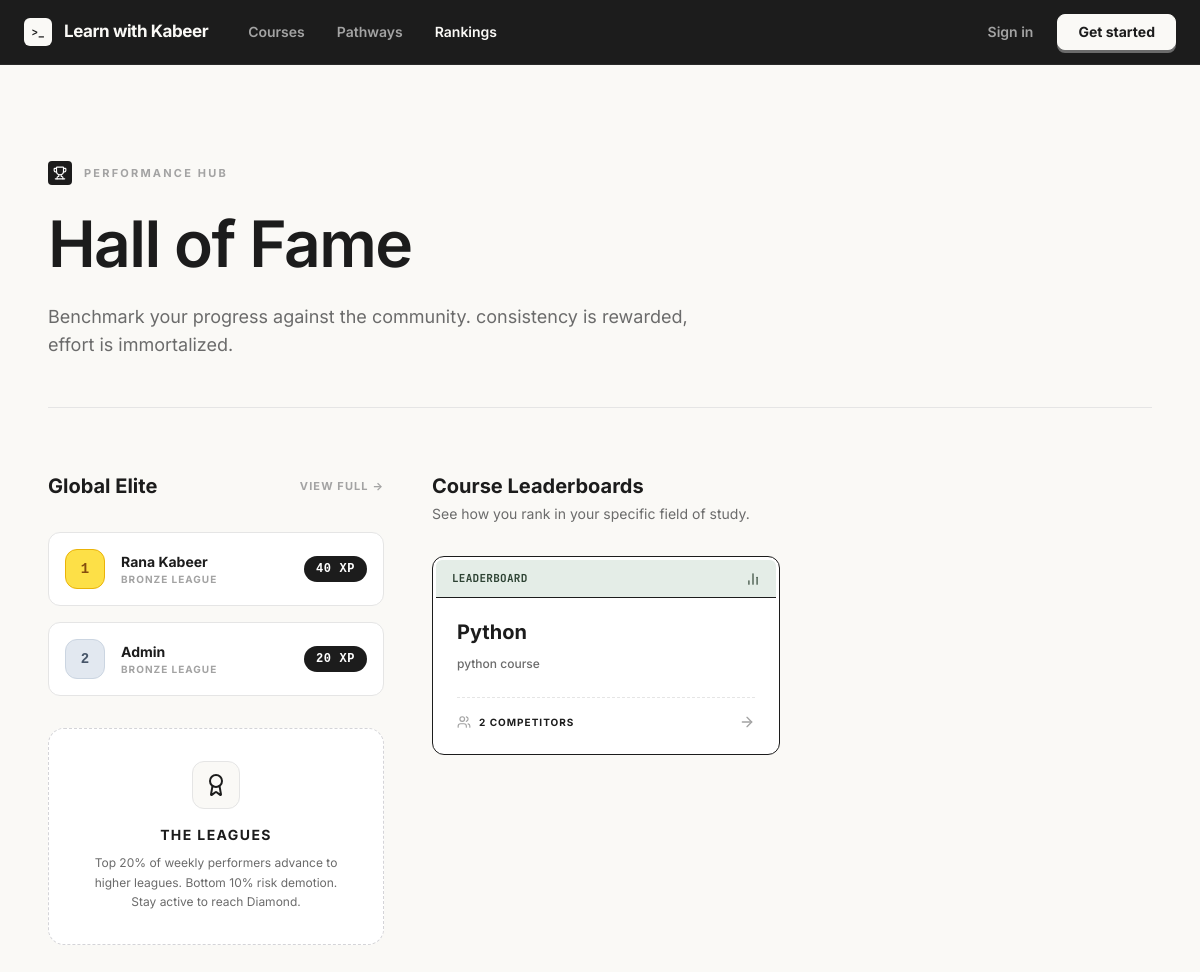
Before: /rankings with the older database file.
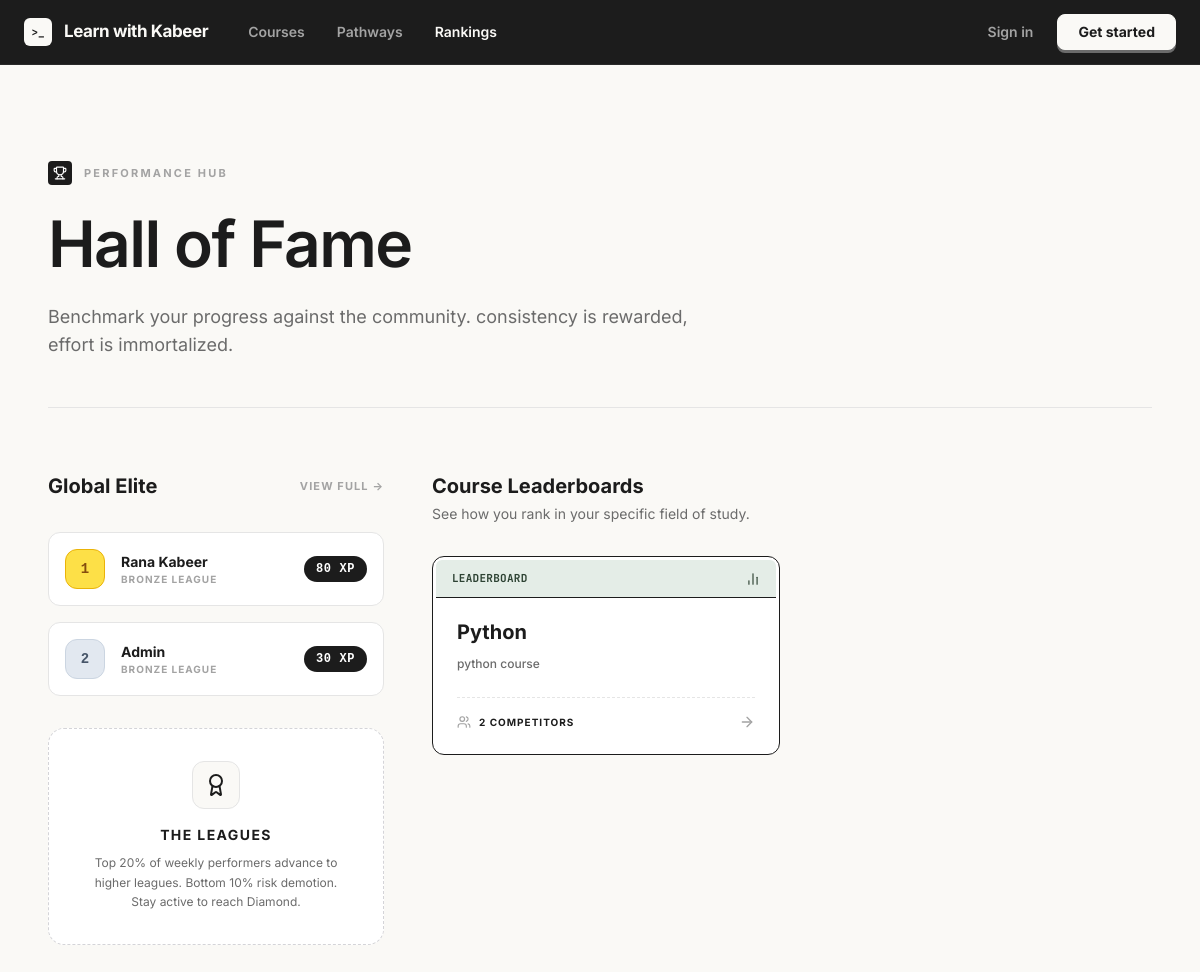
After: the same page with the newer database file.
### tables this page shows
CREATE TABLE users (
            id INTEGER PRIMARY KEY AUTOINCREMENT,
            name TEXT NOT NULL,
            email TEXT NOT NULL UNIQUE,
            password_hash TEXT NOT NULL,
            is_admin INTEGER NOT NULL DEFAULT 0,
            created_at TEXT NOT NULL DEFAULT CURRENT_TIMESTAMP
        , total_xp INTEGER NOT NULL DEFAULT 0, streak_current INTEGER NOT NULL DEFAULT 0, streak_max INTEGER NOT NULL DEFAULT 0, last_activity_at TEXT, league TEXT NOT NULL DEFAULT 'Bronze', privacy_public INTEGER NOT NULL DEFAULT 1);

### app.py (the view)
@app.route("/rankings")
def rankings():
    courses = database.get_course_library(g.user)
    global_top = database.get_leaderboard(timeframe='weekly', limit=5)
    user_stats = database.get_user_stats(g.user["id"]) if g.user else None
    return render_template("rankings/index.html", courses=courses, global_top=global_top, user_stats=user_stats)

### app.py (called while the page is built)
@app.before_request
def load_logged_in_user():
    user_id = session.get("user_id")
    g.user = database.get_user_by_id(user_id) if user_id else None

@app.context_processor
def inject_template_helpers():
    return {
        "current_user": g.get("user"),
        "lesson_url": lesson_url,
    }

### database.py (called while the page is built)
def get_db():
    if "db" not in g:
        g.db = sqlite3.connect(current_app.config["DATABASE"])
        g.db.row_factory = sqlite3.Row
        g.db.execute("PRAGMA foreign_keys = ON")
    return g.db

### templates/rankings/index.html (shortened to what the changed rows need)
{% extends "base.html" %}
{% block content %}
<link rel="stylesheet" href="{{ url_for('static', filename='css/rankings.css') }}">
<main class="flex-1 overflow-y-auto bg-[#FAF9F6] font-sans selection:bg-[#1C1C1C] selection:text-white pb-32">
    <div class="mx-auto max-w-6xl px-6 py-12 lg:py-24">
        <header class="mb-16 md:flex md:items-end md:justify-between border-b border-[#E5E5E5] pb-12">
            <div class="max-w-2xl">
                <h1 class="text-4xl font-semibold tracking-tight text-[#1C1C1C] sm:text-5xl lg:text-[64px] lg:leading-[1.1]">
                    Hall of Fame
                </h1>
            </div>
        </header>
        <div class="grid gap-12 lg:grid-cols-3">
            <div class="lg:col-span-1">
                <div class="mb-8 flex items-center justify-between">
                    <h2 class="text-xl font-bold text-[#1C1C1C]">Global Elite</h2>
                </div>
                <div class="space-y-4">
                    {% for user in global_top %}
                    <div class="flex items-center justify-between rounded-xl border border-[#E5E5E5] bg-white p-4 transition-all hover:border-[#1C1C1C] hover:shadow-sm">
                        <div class="flex items-center gap-4">
                            <div class="rank-badge {% if loop.index == 1 %}rank-1{% elif loop.index == 2 %}rank-2{% elif loop.index == 3 %}rank-3{% else %}rank-other{% endif %}">
                                {{ loop.index }}
                            </div>
                            <div>
                                <div class="text-sm font-bold text-[#1C1C1C]">{{ user.name }}</div>
                                <div class="text-[10px] font-bold uppercase tracking-widest text-[#A3A3A3]">{{ user.league }} League</div>
                            </div>
                        </div>
                        <div class="xp-pill">{{ user.period_xp }} XP</div>
                    </div>
                    {% endfor %}
                </div>
            </div>
            <div class="lg:col-span-2">
                <div class="mb-8">
                    <h2 class="text-xl font-bold text-[#1C1C1C]">Course Leaderboards</h2>
                </div>
                <section class="grid gap-6 md:grid-cols-2">
                    {% set themes = [
                        {'bg': 'bg-[#E4EDE7]', 'text': 'text-[#2D4233]'},
                        {'bg': 'bg-[#F4EBE1]', 'text': 'text-[#543E2C]'},
                        {'bg': 'bg-[#E2E8F0]', 'text': 'text-[#0F172A]'}
                    ] %}
                    {% for course in courses %}
                        {% set theme = themes[loop.index0 % 3] %}
                        <div class="group relative flex h-full flex-col rounded-xl border border-[#1C1C1C] bg-white transition-all duration-200 ease-out hover:-translate-y-1 hover:translate-x-1 hover:shadow-[-6px_6px_0_0_#1C1C1C]">
                            <div class="flex flex-col flex-grow px-6 pb-6 pt-5">
                                <h2 class="mb-2 text-xl font-bold text-[#1C1C1C]">{{ course["title"] }}</h2>
                            </div>
                        </div>
                    {% endfor %}
                </section>
            </div>
        </div>
    </div>
</main>
{% endblock %}

Changed rows visible on the page:
changed users "Rana Kabeer": period_xp "40" → "80"
changed users "Admin": period_xp "20" → "30"
